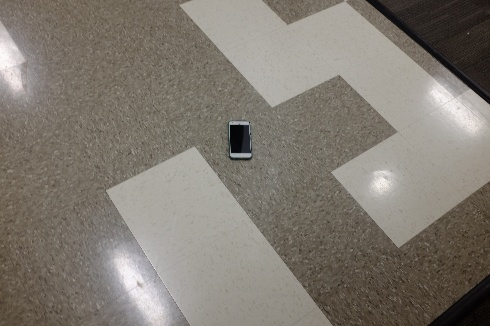
#> input picture find_phone/10.jpg, 490 x 326 px, given in place of 51.jpg, which was not available
$ python train_phone_finder.py find_phone/10.jpg
#> lines starting #> are read from the running program, lines starting #| are printed output that depends on the picture; after the words box and inside, x2 and y2 are one past the last pixel; in counts of white or black regions, pixels touching at a corner belong together; pictures that were not available may be replaced by others from this repository, and a replacement may not be noted
### include/find_hog.py
######################################################################
########## Class created to compute the HOG descriptors ##############
######################################################################

import numpy as np
import cv2


class find_hog_of_image:
    def __init__(self, win_size, block_x, block_y, cell_size):
        self.winSize = win_size
        self.blockSize = (block_y, block_x) #Keep an eye
        self.blockStride = (block_y//2, block_x//2) #Keep an eye
        self.cellSize = cell_size #Keep an eye
        self.nbins = 9
        self.derivAperture = 1
        self.winSigma = -1.
        self.histogramNormType = 0
        self.L2HysThreshold = 0.2
        self.gammaCorrection = 1
        self.nlevels = 64
        self.signedGradients = False #Keep an eye

    def compute_hog_descriptor(self,img):
        self.hog = cv2.HOGDescriptor(self.winSize,self.blockSize,self.blockStride,self.cellSize,self.nbins,self.derivAperture,self.winSigma,self.histogramNormType,self.L2HysThreshold,self.gammaCorrection,self.nlevels, self.signedGradients)
        self.descriptor = self.hog.compute(img)

### include/pyimagesearch/helpers.py
# import the necessary packages
import imutils

# [17 lines left out: function pyramid, not called in this run]

def sliding_window(image, stepSize, windowSize):
	# slide a window across the image
	for y in range(0, image.shape[0], stepSize):
		for x in range(0, image.shape[1], stepSize):
			# yield the current window
			yield (x, y, image[y:y + windowSize[1], x:x + windowSize[0]])

### train_phone_finder.py
#################################################################################
################ PHONE DETECTION USING HOG FEATURES AND SVM #####################
####### This the training file where the training images are used to ############
####### develop an SVM classifier. The positive imgages are phones   ############
####### to be detected and the negative images are the background.   ############
####### HOG features are fed to the classifier and a model is        ############
####### generated. Then the training images are again tested to find ############
####### any false positives using the Hard Mining Technique. The     ############
####### is stored in a file.                                         ############
#################################################################################

# type the following command on the terminal
# python train_phone_finder.py ~/find_phone

# including standard library headers
import sys
from os.path import expanduser
import numpy as np
import cv2
from joblib import dump, load

# including headers containing various classes
from include import find_hog
from include import svm_classifier

# Include library from pyimagesearch. credits: https://www.pyimagesearch.com/
from include.pyimagesearch.helpers import pyramid
from include.pyimagesearch.helpers import sliding_window

# This is the size of the sliding window, which is used for Hard Negative Mining
(winW, winH) = (50,50)

# Main function
def main(folder_name):
#> called with folder_name = 'find_phone/10.jpg'
	print("TRAINING HAS BEGUN. PLEASE WAIT UNTIL YOU RECEIVE A MESSAGE - TRAINING COMPLETED SUCCESSFULLY.")
# Get the data from the text file and store in 3 lists: names of the files, x-position of the centre, y-position of the centre
	print("This may take a while. press and hold ctrl + c if you wish to stop.")
	home = expanduser(folder_name)

	with open(home + '/labels.txt') as file:
#> (reads find_phone/labels.txt from the repository)
		lines = file.readlines()

	rows = len(lines)
	file_name = ['']*rows
	xstr = ['']*rows
	ystr = ['']*rows
	x = [0.0]*rows
	y = [0.0]*rows

	for i in range(0,rows):
		cols = len(lines[i])-1
		space_num = 0
		for j in range(0,cols):
			if lines[i][j] == ' ':
				space_num += 1

			else:
				if space_num == 0:
					file_name[i] += lines[i][j]

				elif space_num == 1:
					xstr[i] += lines[i][j]

				elif space_num == 2:
					ystr[i] += lines[i][j]

		x[i] = float(xstr[i])
		y[i] = float(ystr[i])

# window size is the size of the HOG window size that we are interested in
	window_size = 50

# resize x and y are the values to which the image is resized before computing the HOG descriptors
	resize_x = 500
	resize_y = 500

# Define a list of positive and negative HOG feature vectors
	positive_train_sample = [find_hog.find_hog_of_image((window_size,window_size), window_size//5*2, window_size//5*2, (window_size//5,window_size//5))]*rows
	negative_hog = find_hog.find_hog_of_image((window_size,window_size), window_size//5*2, window_size//5*2, (window_size//5,window_size//5))
	negative_train_sample = np.zeros((rows*100, 576))

# Defining the data to be sent to the classifier. X_data is the array of HOG feature vectors. y_data is the array of corresponding labels
	X_data = np.zeros((rows*(1+100),len(negative_train_sample[0])))
	y_data = np.zeros((rows*(1+100)))

	j = 0

# Finding HOG Feature vector for all images. rows is the number of lines in the text file.
	for i in range(0,rows):

		img2 = cv2.imread(home + '/' + file_name[i])
#> img2 is the input picture: shape (326, 490, 3); mean B, G, R 113.4, 122.2, 128.4
		img1 = cv2.resize(img2, (resize_x,resize_y))
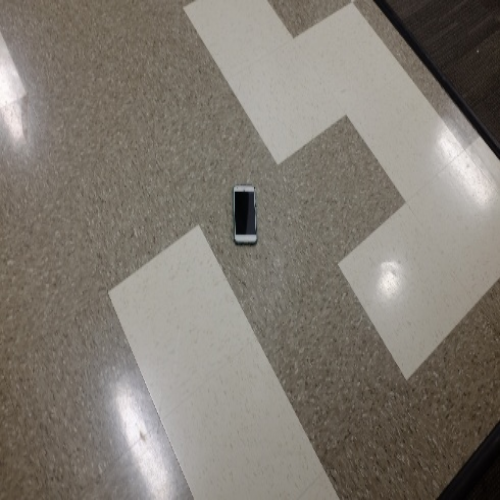
#> img1: shape (500, 500, 3); mean B, G, R 113.2, 122, 128.3

		y_pix = int(y[i]*resize_x)
		x_pix = int(x[i]*resize_y)
		rows_img = len(img1)
#> rows_img = 500
		cols_img = len(img1[0])
#> cols_img = 500

	# setting window to crop the positive image (phone) from the actual image
		if y_pix < window_size//2:
			ycrop_min = 0
			ycrop_max = window_size
		elif y_pix >= rows_img:
			ycrop_min = rows_img-1-window_size
			ycrop_max = rows_img-1
		else:
			ycrop_min = y_pix - window_size//2
			ycrop_max = y_pix + window_size//2

		if x_pix < window_size//2:
			xcrop_min = 0
			xcrop_max = window_size
		elif x_pix >= cols_img:
			xcrop_min = cols_img-1-window_size
			xcrop_max = cols_img-1
		else:
			xcrop_min = x_pix - window_size//2
			xcrop_max = x_pix + window_size//2

	# cropping the image
		crop_img = img1[ycrop_min:ycrop_max, xcrop_min:xcrop_max].copy()
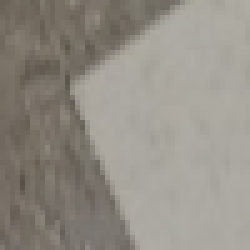
#> crop_img: shape (50, 50, 3) (shown 5 times larger); mean B, G, R 133.8, 142.5, 147.3

	# Finding and reshaping the HOG descriptor of the positive image
		positive_train_sample[i].compute_hog_descriptor(crop_img)
#> in compute_hog_descriptor, `self.descriptor = self.hog.compute(img)`: self.descriptor = 576 values, max 0.44 at index 434, min 0.0139 at index 238, mean 0.141
		temp = np.reshape(positive_train_sample[i].descriptor, (1,576))

	# Adding the HOG feature vector and label in the dataset
		X_data[i] = temp[0]
		y_data[i] = 1

	# Adding a mask covering the positive image in the actual image. This makes the negative image ready for training
		for a in range (int(y[i]*resize_y)-window_size//2-20,int(y[i]*resize_y)+window_size//2+1+20):
			for b in range (int(x[i]*resize_x)-window_size//2-20,int(x[i]*resize_x)+window_size//2+1+20):
				if 0<=a<resize_y and 0<=b<resize_x:
					img1[a][b] = [19,69,139]
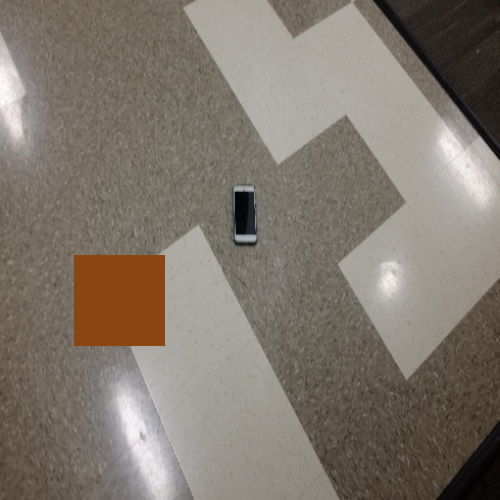
#> img1: shape (500, 500, 3); 3.31% of pixels changed, all inside (x1, y1, x2, y2) = (74, 255, 165, 346)

	# The sliding window function is used to find the HOG feature vector inside the negative image with the window size
	# as mentioned above. stepSize makes the window jump steps rather than repeating the steps.
		for (p, q, window) in sliding_window(img1, stepSize=50, windowSize=(winW, winH)):
		# if the window does not meet our desired window size, ignore it
			if window.shape[0] != winH or window.shape[1] != winW:
				continue
			negative_hog.compute_hog_descriptor(window)
			check_for_phone = np.reshape(negative_hog.descriptor,(1,576))
			negative_train_sample[j] = check_for_phone[0]
			j+=1
#> this loop made 100 passes
#> (p, q) on passes 1 to 12: (0, 0), (50, 0), (100, 0), (150, 0), (200, 0), (250, 0), (300, 0), (350, 0), (400, 0), (450, 0), (0, 50), (50, 50)
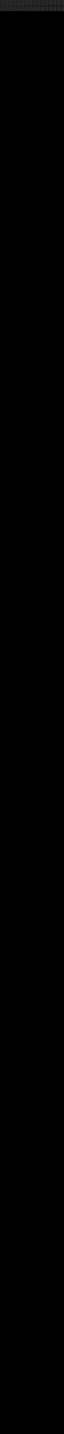
#> negative_train_sample: shape (12900, 576) float64 (shown at 1/9 size); min 0, max 0.704, mean 0.00111
#> after the loop, j = 100
#> pass 2 of the loop in main, `for i in range(0,rows):`:
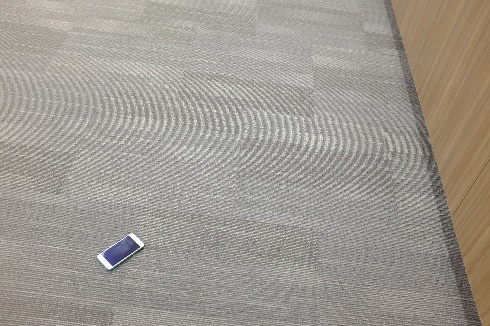
#> input picture find_phone/103.jpg, 490 x 326 px, given in place of 95.jpg, which was not available
#> in main, img2 is the input picture: shape (326, 490, 3); mean B, G, R 145.2, 152.9, 158.2
#> after the loop in main, `for a in range (int(y[i]*resize_y)-window_size//2-20,int(y[i]*resize_y..`:
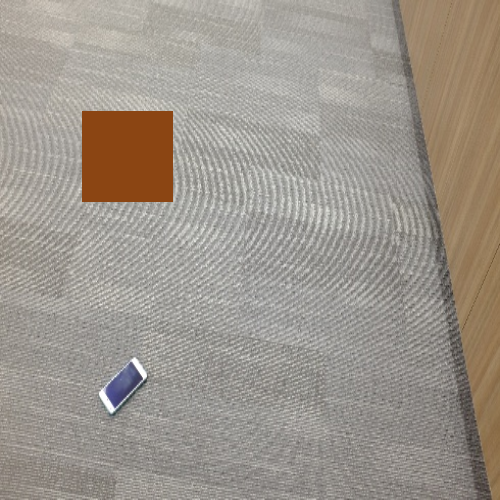
#> img1: shape (500, 500, 3); mean B, G, R 140.3, 149.5, 156.9
#> the loop in main, `for (p, q, window) in sliding_window(img1, stepSize=50, windowSize=(wi..` made 100 passes
#> after the loop in main, `for (p, q, window) in sliding_window(img1, stepSize=50, windowSize=(wi..`:
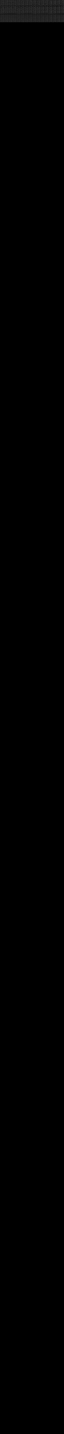
#> negative_train_sample: shape (12900, 576) float64 (shown at 1/9 size); min 0, max 0.704, mean 0.0022
#> after the loop in main, `for (p, q, window) in sliding_window(img1, stepSize=50, windowSize=(wi..`: j = 200

# Negative feature vectors being added to the dataset
	for i in range(0,rows*100):
		X_data[i+rows] = negative_train_sample[i-rows]

# Train using the SVM
	svclf = svm_classifier.svm_clf(X_data,y_data)
	svclf.svm_train()


# Hard Negative Mining for removing the false positives
# Defining the necessary variables
	hnm_data = np.zeros(())
	hnm_not_empty = False
	hnm_hog = find_hog.find_hog_of_image((window_size,window_size), window_size//5*2, window_size//5*2, (window_size//5,window_size//5))

# Running loop over all the lines from the text file
	for i in range(0,rows):
		img1 = cv2.imread(home+ '/' + file_name[i])
		img = cv2.resize(img1, (500,500))
	# Again adding a mask to cover the positive part
		for a in range (int(y[i]*resize_y)-window_size//2-20,int(y[i]*resize_y)+window_size//2+1+20):
			for b in range (int(x[i]*resize_x)-window_size//2-20,int(x[i]*resize_x)+window_size//2+1+20):
				if 0<=a<resize_y and 0<=b<resize_x:
					img[a][b] = [19,69,139]
		prediction = 0
		count = 0
		clone = img.copy()
	# window function with lesser step size to detect the false positives
		for (p, q, window) in sliding_window(img, stepSize=10, windowSize=(winW, winH)):
		# if the window does not meet our desired window size, ignore it
			if window.shape[0] != winH or window.shape[1] != winW:
				continue
			hnm_hog.compute_hog_descriptor(window)
			check_for_phone = np.reshape(hnm_hog.descriptor,(1,576))
			prediction = svclf.clf.predict(check_for_phone)
			if prediction:
				if (not hnm_not_empty):
					hnm_data = check_for_phone
					hnm_not_empty = True
				else:
					hnm_data = np.vstack((hnm_data,check_for_phone))

# Adding the false positives from the Hard Negative Mining to the previous dataset
	if hnm_not_empty:
		hnm_label = np.zeros((len(hnm_data)))
		X_data = np.vstack((X_data,hnm_data))
		y_data = np.hstack((y_data, hnm_label))

	#	Again training the classifier
		svclf.svm_train(flag=True, train_data=X_data, train_label=y_data)

# Saving the classifier model to a file. This file would be used by the find_phone.py file
	dump(svclf.clf, 'classifier_model/HOG_SVM_training.joblib')

	print("TRAINING COMPLETED SUCCESSFULLY")

if __name__ == "__main__":
#> (the run stopped early here; a loop or call above may not have finished)
